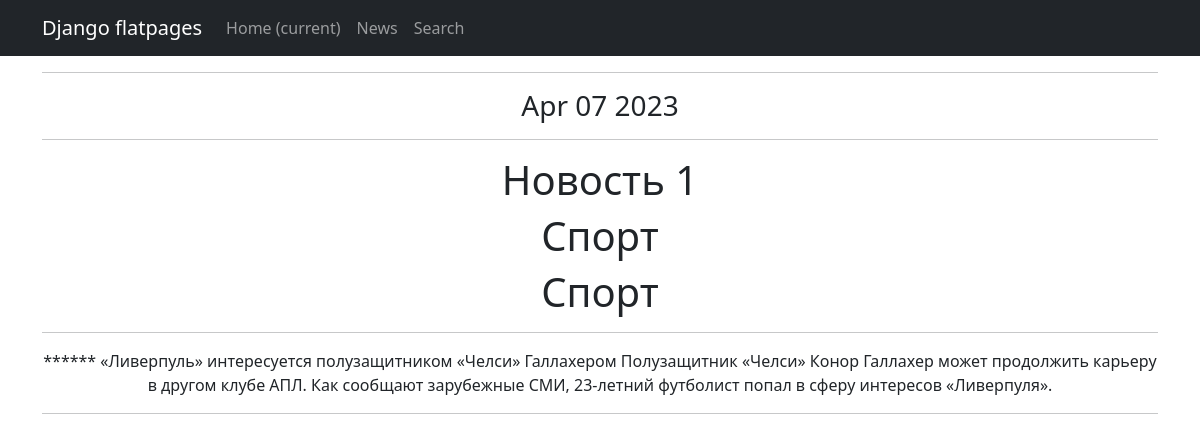
Screenshot of /news/1 with the database file from the repository.
### news/models.py (models this page shows, shortened)
class News(models.Model):
    name = models.CharField(
        max_length=255,
        unique=True, # названия новостей не должны повторяться
    )
    description = models.TextField()
    category = models.ForeignKey(
        to='Category',
        on_delete=models.CASCADE,
        related_name='news', # все новости в категории будут доступны через поле news
    )
    published_date = models.DateTimeField(default=datetime.now)  # предоставляем значение по умолчанию
    author = models.CharField(max_length=100, default='нет автора')

class Category(models.Model):
    name = models.CharField(max_length=255, unique=True)
    def __str__(self):
        return self.name

### news/views.py (the view)
# urls.py: path('<int:pk>', NewsDetail.as_view(), name='news_detail' ),
class NewsDetail(DetailView):
    model = News
    template_name = 'news.html'
    context_object_name = 'news'

### news/templatetags/cencor.py (called while the page is built)
@register.filter
def censor(value):
    if not isinstance(value, str):
        raise ValueError("Входное значение должно быть строкой")
    words = value.split()
    for i in range(len(words)):
        if words[i].lower() in censor_list:
            words[i] = '*' * len(words[i])
    return ' '.join(words)

### news/templatetags/custom_tags.py (called while the page is built)
@register.simple_tag()
def current_time(format_string='%b %d %Y'):
   return datetime.utcnow().strftime(format_string)

### news/templates/news.html (shortened to what this page needs)
{% extends 'flatpages/default.html' %}
{% load custom_tags %}
{% load cencor %}
{% block content %}
<hr>
<h3>{% current_time '%b %d %Y' %}</h3>
<hr>
<h1>{{ news.name }}</h1>
<h1>{{ news.category }}</h1>
<h1>{{ news.author }}</h1>
<hr>
<td>{{ news.description|censor }}</td>
<hr>
{% endblock content %}

### rows the page displays
News: name "Новость 1", category "Спорт", author "Спорт", description|censor "****** «Ливерпуль» интересуется полузащитником «Челси» Галлахером Полузащитник «Челси» Конор Галлахер может продолжить карьеру в другом клубе АПЛ. Как сообщают зарубежные СМИ, 23-летний футболист попал в сферу интересов «Ливерпуля»."
